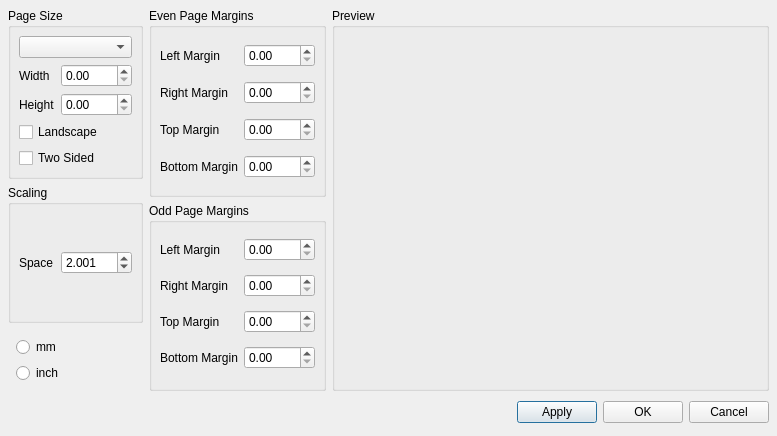
<ui version="4.0" >
 <class>PageSettingsBase</class>
 <widget class="QDialog" name="PageSettingsBase" >
  <property name="geometry" >
   <rect>
    <x>0</x>
    <y>0</y>
    <width>777</width>
    <height>436</height>
   </rect>
  </property>
  <property name="windowTitle" >
   <string>MuseScore: Page Settings</string>
  </property>
  <layout class="QGridLayout" >
   <property name="margin" >
    <number>8</number>
   </property>
   <property name="spacing" >
    <number>6</number>
   </property>
   <item row="0" column="2" >
    <widget class="QGroupBox" name="previewGroup" >
     <property name="sizePolicy" >
      <sizepolicy vsizetype="Expanding" hsizetype="Expanding" >
       <horstretch>0</horstretch>
       <verstretch>0</verstretch>
      </sizepolicy>
     </property>
     <property name="title" >
      <string>Preview</string>
     </property>
    </widget>
   </item>
   <item row="1" column="0" colspan="3" >
    <layout class="QHBoxLayout" >
     <property name="spacing" >
      <number>6</number>
     </property>
     <property name="margin" >
      <number>0</number>
     </property>
     <item>
      <spacer>
       <property name="orientation" >
        <enum>Qt::Horizontal</enum>
       </property>
       <property name="sizeHint" stdset="0" >
        <size>
         <width>131</width>
         <height>31</height>
        </size>
       </property>
      </spacer>
     </item>
     <item>
      <widget class="QPushButton" name="buttonApply" >
       <property name="text" >
        <string>Apply</string>
       </property>
      </widget>
     </item>
     <item>
      <widget class="QPushButton" name="buttonOk" >
       <property name="text" >
        <string>OK</string>
       </property>
      </widget>
     </item>
     <item>
      <widget class="QPushButton" name="buttonCancel" >
       <property name="text" >
        <string>Cancel</string>
       </property>
      </widget>
     </item>
    </layout>
   </item>
   <item row="0" column="0" >
    <layout class="QVBoxLayout" >
     <property name="spacing" >
      <number>6</number>
     </property>
     <property name="margin" >
      <number>0</number>
     </property>
     <item>
      <widget class="QGroupBox" name="groupBox" >
       <property name="title" >
        <string>Page Size</string>
       </property>
       <layout class="QGridLayout" >
        <property name="margin" >
         <number>8</number>
        </property>
        <property name="spacing" >
         <number>6</number>
        </property>
        <item row="1" column="1" >
         <widget class="QDoubleSpinBox" name="pageWidth" >
          <property name="sizePolicy" >
           <sizepolicy vsizetype="Fixed" hsizetype="Minimum" >
            <horstretch>0</horstretch>
            <verstretch>0</verstretch>
           </sizepolicy>
          </property>
          <property name="maximum" >
           <double>2000.000000000000000</double>
          </property>
         </widget>
        </item>
        <item row="2" column="1" >
         <widget class="QDoubleSpinBox" name="pageHeight" >
          <property name="sizePolicy" >
           <sizepolicy vsizetype="Fixed" hsizetype="Minimum" >
            <horstretch>0</horstretch>
            <verstretch>0</verstretch>
           </sizepolicy>
          </property>
          <property name="maximum" >
           <double>2000.000000000000000</double>
          </property>
         </widget>
        </item>
        <item row="4" column="0" colspan="2" >
         <widget class="QCheckBox" name="twosided" >
          <property name="text" >
           <string>Two Sided</string>
          </property>
         </widget>
        </item>
        <item row="3" column="0" colspan="2" >
         <widget class="QCheckBox" name="landscape" >
          <property name="text" >
           <string>Landscape</string>
          </property>
         </widget>
        </item>
        <item row="2" column="0" >
         <widget class="QLabel" name="label_3" >
          <property name="text" >
           <string>Height</string>
          </property>
          <property name="textFormat" >
           <enum>Qt::PlainText</enum>
          </property>
          <property name="buddy" >
           <cstring>pageHeight</cstring>
          </property>
         </widget>
        </item>
        <item row="1" column="0" >
         <widget class="QLabel" name="label_2" >
          <property name="text" >
           <string>Width</string>
          </property>
          <property name="textFormat" >
           <enum>Qt::PlainText</enum>
          </property>
          <property name="buddy" >
           <cstring>pageWidth</cstring>
          </property>
         </widget>
        </item>
        <item row="0" column="0" colspan="2" >
         <widget class="QComboBox" name="pageGroup" />
        </item>
       </layout>
      </widget>
     </item>
     <item>
      <widget class="QGroupBox" name="groupBox_2" >
       <property name="title" >
        <string>Scaling</string>
       </property>
       <layout class="QHBoxLayout" >
        <property name="spacing" >
         <number>6</number>
        </property>
        <property name="margin" >
         <number>8</number>
        </property>
        <item>
         <widget class="QLabel" name="label" >
          <property name="text" >
           <string>Space</string>
          </property>
          <property name="textFormat" >
           <enum>Qt::PlainText</enum>
          </property>
          <property name="buddy" >
           <cstring>spatiumEntry</cstring>
          </property>
         </widget>
        </item>
        <item>
         <widget class="QDoubleSpinBox" name="spatiumEntry" >
          <property name="sizePolicy" >
           <sizepolicy vsizetype="Fixed" hsizetype="Minimum" >
            <horstretch>0</horstretch>
            <verstretch>0</verstretch>
           </sizepolicy>
          </property>
          <property name="decimals" >
           <number>3</number>
          </property>
          <property name="minimum" >
           <double>0.001000000000000</double>
          </property>
          <property name="maximum" >
           <double>999.990000000000009</double>
          </property>
          <property name="singleStep" >
           <double>0.200000000000000</double>
          </property>
          <property name="value" >
           <double>2.001000000000000</double>
          </property>
         </widget>
        </item>
       </layout>
      </widget>
     </item>
     <item>
      <layout class="QVBoxLayout" >
       <property name="spacing" >
        <number>6</number>
       </property>
       <property name="margin" >
        <number>8</number>
       </property>
       <item>
        <widget class="QRadioButton" name="mmButton" >
         <property name="text" >
          <string>mm</string>
         </property>
        </widget>
       </item>
       <item>
        <widget class="QRadioButton" name="inchButton" >
         <property name="text" >
          <string>inch</string>
         </property>
        </widget>
       </item>
      </layout>
     </item>
    </layout>
   </item>
   <item row="0" column="1" >
    <layout class="QVBoxLayout" >
     <property name="spacing" >
      <number>6</number>
     </property>
     <property name="margin" >
      <number>0</number>
     </property>
     <item>
      <widget class="QGroupBox" name="groupBox_3" >
       <property name="title" >
        <string>Even Page Margins</string>
       </property>
       <layout class="QGridLayout" >
        <property name="margin" >
         <number>8</number>
        </property>
        <property name="spacing" >
         <number>6</number>
        </property>
        <item row="3" column="1" >
         <widget class="QDoubleSpinBox" name="evenPageBottomMargin" >
          <property name="sizePolicy" >
           <sizepolicy vsizetype="Fixed" hsizetype="Preferred" >
            <horstretch>0</horstretch>
            <verstretch>0</verstretch>
           </sizepolicy>
          </property>
          <property name="maximum" >
           <double>2000.000000000000000</double>
          </property>
         </widget>
        </item>
        <item row="2" column="1" >
         <widget class="QDoubleSpinBox" name="evenPageTopMargin" >
          <property name="sizePolicy" >
           <sizepolicy vsizetype="Fixed" hsizetype="Preferred" >
            <horstretch>0</horstretch>
            <verstretch>0</verstretch>
           </sizepolicy>
          </property>
          <property name="maximum" >
           <double>2000.000000000000000</double>
          </property>
         </widget>
        </item>
        <item row="1" column="1" >
         <widget class="QDoubleSpinBox" name="evenPageRightMargin" >
          <property name="sizePolicy" >
           <sizepolicy vsizetype="Fixed" hsizetype="Preferred" >
            <horstretch>0</horstretch>
            <verstretch>0</verstretch>
           </sizepolicy>
          </property>
          <property name="maximum" >
           <double>2000.000000000000000</double>
          </property>
         </widget>
        </item>
        <item row="0" column="1" >
         <widget class="QDoubleSpinBox" name="evenPageLeftMargin" >
          <property name="sizePolicy" >
           <sizepolicy vsizetype="Fixed" hsizetype="Fixed" >
            <horstretch>0</horstretch>
            <verstretch>0</verstretch>
           </sizepolicy>
          </property>
          <property name="maximum" >
           <double>2000.000000000000000</double>
          </property>
         </widget>
        </item>
        <item row="3" column="0" >
         <widget class="QLabel" name="label_7" >
          <property name="text" >
           <string>Bottom Margin</string>
          </property>
          <property name="textFormat" >
           <enum>Qt::PlainText</enum>
          </property>
          <property name="buddy" >
           <cstring>evenPageBottomMargin</cstring>
          </property>
         </widget>
        </item>
        <item row="2" column="0" >
         <widget class="QLabel" name="label_6" >
          <property name="text" >
           <string>Top Margin</string>
          </property>
          <property name="textFormat" >
           <enum>Qt::PlainText</enum>
          </property>
          <property name="buddy" >
           <cstring>evenPageTopMargin</cstring>
          </property>
         </widget>
        </item>
        <item row="1" column="0" >
         <widget class="QLabel" name="label_5" >
          <property name="text" >
           <string>Right Margin</string>
          </property>
          <property name="textFormat" >
           <enum>Qt::PlainText</enum>
          </property>
          <property name="buddy" >
           <cstring>evenPageRightMargin</cstring>
          </property>
         </widget>
        </item>
        <item row="0" column="0" >
         <widget class="QLabel" name="label_4" >
          <property name="text" >
           <string>Left Margin</string>
          </property>
          <property name="textFormat" >
           <enum>Qt::PlainText</enum>
          </property>
          <property name="buddy" >
           <cstring>evenPageLeftMargin</cstring>
          </property>
         </widget>
        </item>
       </layout>
      </widget>
     </item>
     <item>
      <widget class="QGroupBox" name="groupBox_4" >
       <property name="title" >
        <string>Odd Page Margins</string>
       </property>
       <layout class="QGridLayout" >
        <property name="margin" >
         <number>8</number>
        </property>
        <property name="spacing" >
         <number>6</number>
        </property>
        <item row="3" column="1" >
         <widget class="QDoubleSpinBox" name="oddPageBottomMargin" >
          <property name="sizePolicy" >
           <sizepolicy vsizetype="Fixed" hsizetype="Preferred" >
            <horstretch>0</horstretch>
            <verstretch>0</verstretch>
           </sizepolicy>
          </property>
          <property name="maximum" >
           <double>2000.000000000000000</double>
          </property>
         </widget>
        </item>
        <item row="2" column="1" >
         <widget class="QDoubleSpinBox" name="oddPageTopMargin" >
          <property name="sizePolicy" >
           <sizepolicy vsizetype="Fixed" hsizetype="Preferred" >
            <horstretch>0</horstretch>
            <verstretch>0</verstretch>
           </sizepolicy>
          </property>
          <property name="maximum" >
           <double>2000.000000000000000</double>
          </property>
         </widget>
        </item>
        <item row="1" column="1" >
         <widget class="QDoubleSpinBox" name="oddPageRightMargin" >
          <property name="sizePolicy" >
           <sizepolicy vsizetype="Fixed" hsizetype="Preferred" >
            <horstretch>0</horstretch>
            <verstretch>0</verstretch>
           </sizepolicy>
          </property>
          <property name="maximum" >
           <double>2000.000000000000000</double>
          </property>
         </widget>
        </item>
        <item row="0" column="1" >
         <widget class="QDoubleSpinBox" name="oddPageLeftMargin" >
          <property name="sizePolicy" >
           <sizepolicy vsizetype="Fixed" hsizetype="Fixed" >
            <horstretch>0</horstretch>
            <verstretch>0</verstretch>
           </sizepolicy>
          </property>
          <property name="maximum" >
           <double>2000.000000000000000</double>
          </property>
         </widget>
        </item>
        <item row="3" column="0" >
         <widget class="QLabel" name="label_11" >
          <property name="text" >
           <string>Bottom Margin</string>
          </property>
          <property name="textFormat" >
           <enum>Qt::PlainText</enum>
          </property>
          <property name="buddy" >
           <cstring>oddPageBottomMargin</cstring>
          </property>
         </widget>
        </item>
        <item row="2" column="0" >
         <widget class="QLabel" name="label_10" >
          <property name="text" >
           <string>Top Margin</string>
          </property>
          <property name="textFormat" >
           <enum>Qt::PlainText</enum>
          </property>
          <property name="buddy" >
           <cstring>oddPageTopMargin</cstring>
          </property>
         </widget>
        </item>
        <item row="1" column="0" >
         <widget class="QLabel" name="label_9" >
          <property name="text" >
           <string>Right Margin</string>
          </property>
          <property name="textFormat" >
           <enum>Qt::PlainText</enum>
          </property>
          <property name="buddy" >
           <cstring>oddPageRightMargin</cstring>
          </property>
         </widget>
        </item>
        <item row="0" column="0" >
         <widget class="QLabel" name="label_8" >
          <property name="text" >
           <string>Left Margin</string>
          </property>
          <property name="textFormat" >
           <enum>Qt::PlainText</enum>
          </property>
          <property name="buddy" >
           <cstring>oddPageLeftMargin</cstring>
          </property>
         </widget>
        </item>
       </layout>
      </widget>
     </item>
    </layout>
   </item>
  </layout>
 </widget>
 <tabstops>
  <tabstop>buttonApply</tabstop>
  <tabstop>buttonOk</tabstop>
  <tabstop>buttonCancel</tabstop>
  <tabstop>pageGroup</tabstop>
  <tabstop>pageWidth</tabstop>
  <tabstop>pageHeight</tabstop>
  <tabstop>landscape</tabstop>
  <tabstop>twosided</tabstop>
  <tabstop>spatiumEntry</tabstop>
  <tabstop>mmButton</tabstop>
  <tabstop>inchButton</tabstop>
  <tabstop>evenPageLeftMargin</tabstop>
  <tabstop>evenPageRightMargin</tabstop>
  <tabstop>evenPageTopMargin</tabstop>
  <tabstop>evenPageBottomMargin</tabstop>
  <tabstop>oddPageLeftMargin</tabstop>
  <tabstop>oddPageRightMargin</tabstop>
  <tabstop>oddPageTopMargin</tabstop>
  <tabstop>oddPageBottomMargin</tabstop>
 </tabstops>
 <resources/>
 <connections>
  <connection>
   <sender>buttonOk</sender>
   <signal>clicked()</signal>
   <receiver>PageSettingsBase</receiver>
   <slot>accept()</slot>
   <hints>
    <hint type="sourcelabel" >
     <x>278</x>
     <y>253</y>
    </hint>
    <hint type="destinationlabel" >
     <x>96</x>
     <y>254</y>
    </hint>
   </hints>
  </connection>
  <connection>
   <sender>buttonCancel</sender>
   <signal>clicked()</signal>
   <receiver>PageSettingsBase</receiver>
   <slot>reject()</slot>
   <hints>
    <hint type="sourcelabel" >
     <x>369</x>
     <y>253</y>
    </hint>
    <hint type="destinationlabel" >
     <x>179</x>
     <y>282</y>
    </hint>
   </hints>
  </connection>
 </connections>
</ui>
